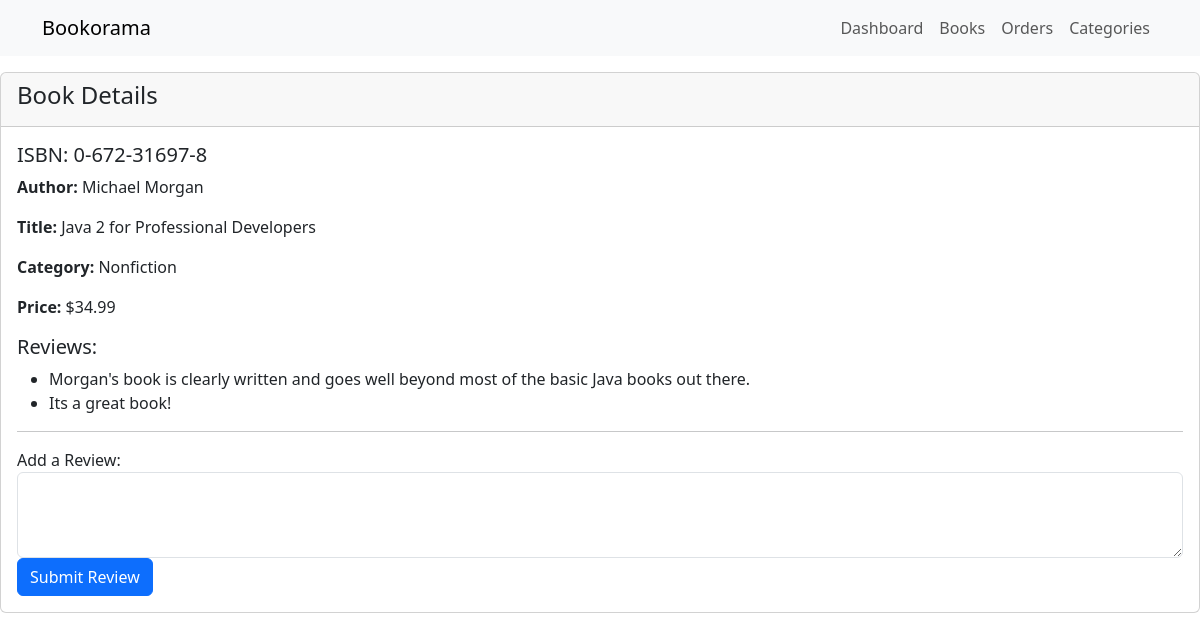
/detail_book.php?id=0-672-31697-8, run on the app's committed database.
### tables this page shows
CREATE TABLE `books` (
  `isbn` varchar(13) NOT NULL,
  `author` varchar(50) DEFAULT NULL,
  `title` varchar(100) DEFAULT NULL,
  `category_id` int(11) NOT NULL,
  `price` float(10,2) DEFAULT NULL
);

CREATE TABLE `category` (
  `id` int(11) NOT NULL,
  `title` varchar(255) NOT NULL
);

### detail_book.php (the view, shortened to what this page needs)
<?php
require_once('./lib/db_login.php');
if (isset($_GET['id'])) {
    $isbn = $db->real_escape_string($_GET['id']);
    $bookQuery = "SELECT b.isbn AS ID, b.author AS Author, b.title AS Title, b.price AS Price, c.title AS Category
                  FROM books b
                  JOIN category c ON b.category_id = c.id
                  WHERE b.isbn = '$isbn'";
    $bookResult = $db->query($bookQuery);
    if ($bookResult && $bookResult->num_rows > 0) {
        $bookData = $bookResult->fetch_object();
        $reviewQuery = "SELECT review FROM book_reviews WHERE isbn = '$isbn'";
        $reviewResult = $db->query($reviewQuery);
        if ($reviewResult) {
            $reviews = [];
            while ($reviewRow = $reviewResult->fetch_assoc()) {
                $reviews[] = $reviewRow['review'];
            }
        }
    } else {
        die("Book not found.");
    }
} else {
    die("ISBN not provided.");
}
?>
<?php include('./layout.php') ?>
<div class="card mt-5">
    <div class="card-header">
        <h4>Book Details</h4>
    </div>
    <div class="card-body">
        <h5>ISBN: <?= $bookData->ID ?></h5>
        <p><strong>Author:</strong> <?= $bookData->Author ?></p>
        <p><strong>Title:</strong> <?= $bookData->Title ?></p>
        <p><strong>Category:</strong> <?= $bookData->Category ?></p>
        <p><strong>Price:</strong> $<?= $bookData->Price ?></p>
        <h5>Reviews:</h5>
        <?php if (!empty($reviews)) : ?>
            <ul>
                <?php foreach ($reviews as $review) : ?>
                    <li><?= $review ?></li>
                <?php endforeach; ?>
            </ul>
        <?php else : ?>
            <p>No reviews available.</p>
        <?php endif; ?>
        <hr>
        <form method="POST">
            <div class="form-group">
                <label for="new_review">Add a Review:</label>
                <textarea class="form-control" name="new_review" id="new_review" rows="3" required></textarea>
            </div>
            <button type="submit" name="add_review" class="btn btn-primary">Submit Review</button>
        </form>
    </div>
</div>

### data on the page
books: isbn "0-672-31697-8", author "Michael Morgan", title "Java 2 for Professional Developers", category.title "Nonfiction", price "34.99"

### other printed values
$review "Morgan's book is clearly written and goes well beyond most of the basic Java books out there."
$review "Its a great book!"
